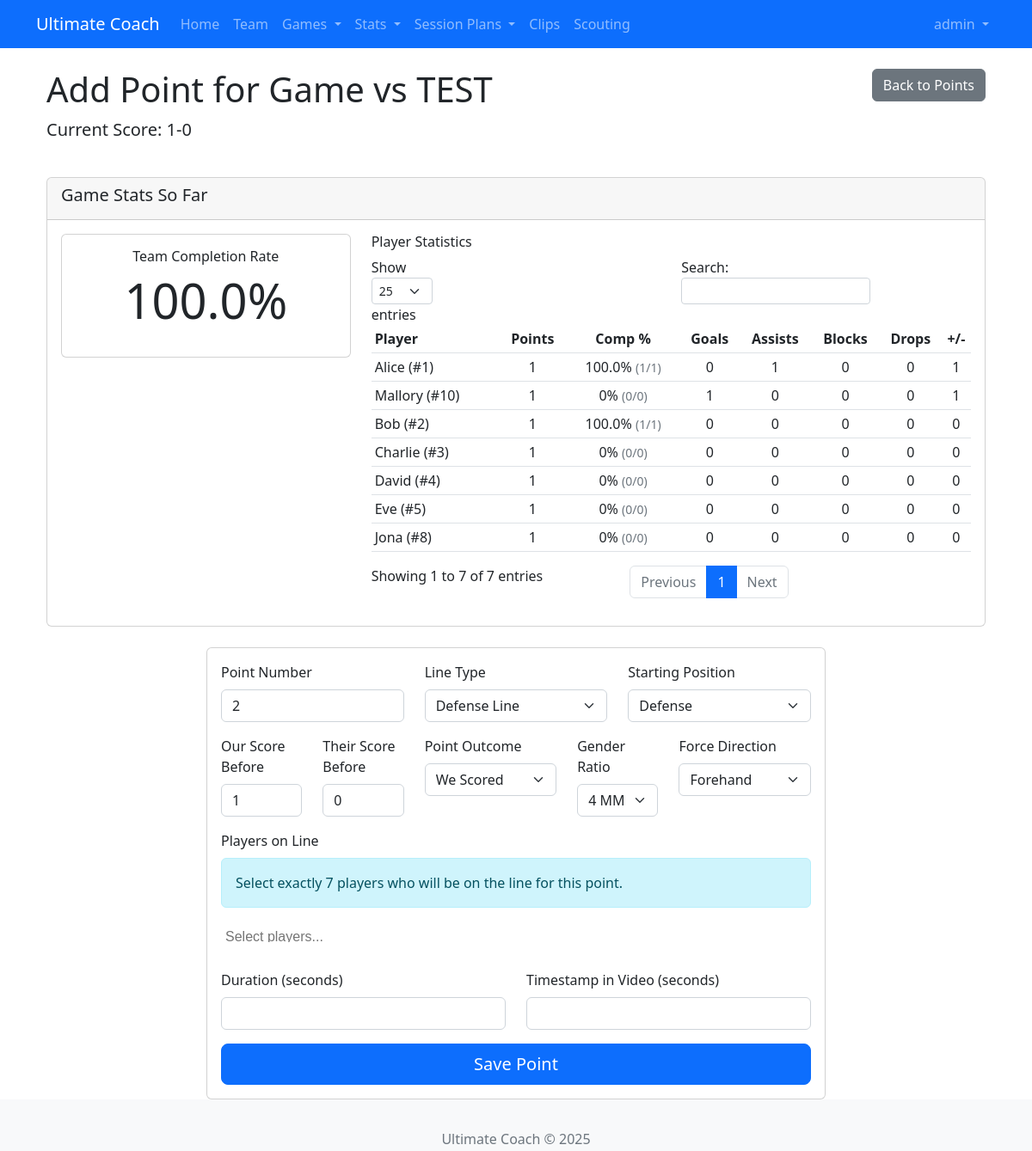
The page /points/add/1 (signed in) on the database its author committed.
### app/models/user.py (models this page shows, shortened)
class User(UserMixin, db.Model):
    id = db.Column(db.Integer, primary_key=True)
    username = db.Column(db.String(64), unique=True, nullable=False)
    email = db.Column(db.String(120), unique=True, nullable=False)
    password_hash = db.Column(db.String(128))
    role = db.Column(db.String(20), default='user')  # Add this line
    is_admin = db.Column(db.Boolean, default=False)
    created_at = db.Column(db.DateTime, default=datetime.utcnow)
    created_drills = db.relationship('SavedDrill', backref='creator', lazy='dynamic')
    player_profile = db.relationship('Player', back_populates='user_account', uselist=False)

### app/models/game.py (models this page shows, shortened)
class Game(db.Model):
    id = db.Column(db.Integer, primary_key=True)
    tournament_id = db.Column(db.Integer, db.ForeignKey('tournament.id'), nullable=True)
    opponent = db.Column(db.String(100), nullable=False)
    our_score = db.Column(db.Integer, default=0)
    their_score = db.Column(db.Integer, default=0)
    date = db.Column(db.Date, nullable=True)
    youtube_link = db.Column(db.String(200), nullable=True)
    notes = db.Column(db.Text, nullable=True)
    created_at = db.Column(db.DateTime, default=datetime.utcnow)
    updated_at = db.Column(db.DateTime, default=datetime.utcnow, onupdate=datetime.utcnow)
    points = db.relationship('Point', backref='game', lazy='dynamic', cascade='all, delete-orphan')
    clips = db.relationship('Clip', backref='game', lazy='dynamic', cascade='all, delete-orphan')

### app/models/player.py (models this page shows, shortened)
class Player(db.Model):
    id = db.Column(db.Integer, primary_key=True)
    name = db.Column(db.String(100), nullable=False)
    jersey_number = db.Column(db.String(10))
    position = db.Column(db.String(20))
    height = db.Column(db.String(20))
    weight = db.Column(db.String(20))
    gender = db.Column(db.String(20))
    gender_match = db.Column(db.String(20))
    birth_date = db.Column(db.Date)
    team = db.Column(db.String(50))
    email = db.Column(db.String(120))
    phone = db.Column(db.String(20))
    line_preference = db.Column(db.String(20))
    active = db.Column(db.Boolean, default=True)
    notes = db.Column(db.Text)
    points_played = db.Column(db.Integer, default=0)
    games_played= db.Column(db.Integer, default=0)
    user_id = db.Column(db.Integer, db.ForeignKey('user.id'), nullable=True)
    user_account = db.relationship('User', back_populates='player_profile')
    lineups = db.relationship('LineUp', backref='player', lazy='dynamic', cascade='all, delete-orphan')
    player_events = db.relationship(
        "Event",
        foreign_keys='Event.player_id',
        back_populates="player",
        lazy='dynamic'
    )
    receiver_events = db.relationship(
        'Event',
        foreign_keys='Event.receiver_id',
        back_populates='receiver',
        lazy='dynamic'
    )
    receptions = db.relationship('Event', foreign_keys='Event.receiver_id', backref='receiver', lazy='dynamic')
    pulls = db.relationship('Pull', backref='player', lazy='dynamic', cascade='all, delete-orphan')
    clip_appearances = db.relationship('ClipPlayer', backref='player', lazy='dynamic', cascade='all, delete-orphan')
    attendances = db.relationship('Attendance', back_populates='player', lazy='dynamic')
    session_rsvps = db.relationship('SessionRSVP', back_populates='player', lazy='dynamic')
    @property
    def receptions(self):
        return self.receiver_events.filter_by(event_type='catch').all()

### app/routes/point.py (the view, shortened to what this page needs)
@bp.route('/add/<int:game_id>', methods=['GET', 'POST'])
@login_required
def add_point(game_id):
    game = Game.query.get_or_404(game_id)
    form = PointForm()
    last_point = Point.query.filter_by(game_id=game_id)\
        .order_by(Point.point_number.desc())\
        .first()
    if request.method == 'GET':
        next_point_number = 1 if not last_point else last_point.point_number + 1
        form.point_number.data = next_point_number
        form.our_score_before.data = game.our_score
        form.their_score_before.data = game.their_score
        form.gender_ratio.data = determine_gender_ratio(next_point_number)
        line_type, starting_position = determine_line_and_position(last_point)
        form.our_line_type.data = line_type
        form.starting_position.data = starting_position
    return render_template('point/point_form.html',
                         form=form,
                         game=game,
                         title='Add Point',
                         completion_rate=calculate_completion_rate(game_id),
                         player_stats=get_player_stats(game_id))

### app/templates/point/point_form.html (shortened to what this page needs)
{% extends "base.html" %}
{% block content %}
<div class="container">
    <div class="row mb-4">
        <div class="col-md-8">
            <h1>{{ title }} for Game vs {{ game.opponent }}</h1>
            <p class="lead">
                Current Score: {{ game.our_score }}-{{ game.their_score }}
            </p>
        </div>
        <div class="col-md-4 text-end">
            <a href="{{ url_for('point.game_points', game_id=game.id) }}" class="btn btn-secondary">Back to Points</a>
        </div>
    </div>
    <div class="row mb-4">
        <div class="col-12">
            <div class="card">
                <div class="card-header">
                    <h5>Game Stats So Far</h5>
                </div>
                <div class="card-body">
                    <div class="row">
                        <div class="col-md-4">
                            <div class="card mb-3">
                                <div class="card-body text-center">
                                    <h6 class="card-title">Team Completion Rate</h6>
                                    <p class="display-4">{{ completion_rate }}%</p>
                                </div>
                            </div>
                        </div>
                        <div class="col-md-8">
                            <h6>Player Statistics</h6>
                            <div class="table-responsive">
                                <table id="player-stats-table" class="table table-sm table-hover">
                                    <thead>
                                        <tr>
                                            <th>Player</th>
                                            <th class="text-center">Points</th>
                                            <th class="text-center">Comp %</th>
                                            <th class="text-center">Goals</th>
                                            <th class="text-center">Assists</th>
                                            <th class="text-center">Blocks</th>
                                            <th class="text-center">Drops</th>
                                            <th class="text-center">+/-</th>
                                        </tr>
                                    </thead>
                                    <tbody>
                                        {% for stat in player_stats %}
                                        <tr>
                                            <td>{{ stat.player_name }} (#{{ stat.jersey_number }})</td>
                                            <td class="text-center">{{ stat.points_played }}</td>
                                            <td class="text-center" data-order="{{ stat.completion_rate }}">
                                                {{ stat.completion_rate }}%
                                                <small class="text-muted">({{ stat.completions }}/{{ stat.throws }})</small>
                                            </td>
                                            <td class="text-center">{{ stat.goals }}</td>
                                            <td class="text-center">{{ stat.assists }}</td>
                                            <td class="text-center">{{ stat.blocks }}</td>
                                            <td class="text-center">{{ stat.drops }}</td>
                                            <td class="text-center">{{ stat.plus_minus }}</td>
                                        </tr>
                                        {% endfor %}
                                    </tbody>
                                </table>
                            </div>
                        </div>
                    </div>
                </div>
            </div>
        </div>
    </div>
    <div class="row">
        <div class="col-md-8 offset-md-2">
            <div class="card">
                <div class="card-body">
                    <form method="post" novalidate>
                        <div class="row mb-3">
                            <div class="col-md-4">
                                {{ form.point_number.label(class="form-label") }}
                                {{ form.point_number(class="form-control") }}
                            </div>
                            <div class="col-md-4">
                                {{ form.our_line_type.label(class="form-label") }}
                                {{ form.our_line_type(class="form-select") }}
                            </div>
                            <div class="col-md-4">
                                {{ form.starting_position.label(class="form-label") }}
                                {{ form.starting_position(class="form-select") }}
                            </div>
                        </div>
                        <div class="row mb-3">
                            <div class="col-md-2">
                                {{ form.our_score_before.label(class="form-label") }}
                                {{ form.our_score_before(class="form-control") }}
                            </div>
                            <div class="col-md-2">
                                {{ form.their_score_before.label(class="form-label") }}
                                {{ form.their_score_before(class="form-control") }}
                            </div>
                            <div class="col-md-3">
                                {{ form.point_outcome.label(class="form-label") }}
                                {{ form.point_outcome(class="form-select") }}
                            </div>
                            <div class="col-md-2">
                                {{ form.gender_ratio.label(class="form-label") }}
                                {{ form.gender_ratio(class="form-select") }}
                            </div>
                            <div class="col-md-3">
                                {{ form.force_direction.label(class="form-label") }}
                                {{ form.force_direction(class="form-select") }}
                            </div>
                        </div>
                        <div class="mb-4">
                            {{ form.players.label(class="form-label") }}
                            <div class="alert alert-info">
                                Select exactly 7 players who will be on the line for this point.
                            </div>
                        </div>
                        <div class="row mb-3">
                            <div class="col-md-6">
                                {{ form.duration.label(class="form-label") }}
                                {{ form.duration(class="form-control") }}
                            </div>
                            <div class="col-md-6">
                                {{ form.timestamp_in_video.label(class="form-label") }}
                                {{ form.timestamp_in_video(class="form-control") }}
                            </div>
                        </div>
                        <div class="d-grid gap-2">
                            {{ form.submit(class="btn btn-primary btn-lg") }}
                        </div>
                    </form>
                </div>
            </div>
        </div>
    </div>
</div>
{% endblock %}
{% block styles %}
<link href="https://cdn.jsdelivr.net/npm/select2@4.1.0-rc.0/dist/css/select2.min.css" rel="stylesheet" />
<link href="https://cdn.jsdelivr.net/npm/select2-bootstrap-5-theme@1.3.0/dist/select2-bootstrap-5-theme.min.css" rel="stylesheet" />
{% endblock %}

### app/templates/base.html (shortened to what this page needs)
<!DOCTYPE html>
<html lang="en">
<head>
    <link rel="stylesheet" href="https://cdn.jsdelivr.net/npm/bootstrap@5.2.3/dist/css/bootstrap.min.css">
    <link rel="stylesheet" href="https://cdn.jsdelivr.net/npm/bootstrap-icons@1.10.5/font/bootstrap-icons.css">
    <link rel="stylesheet" href="{{ url_for('static', filename='css/main.css') }}">
    {% block styles %}{% endblock %}
</head>
<body>
    <nav class="navbar navbar-expand-lg navbar-dark bg-primary">
        <div class="container">
            <a class="navbar-brand" href="{{ url_for('main.index') }}">Ultimate Coach</a>
            <div class="collapse navbar-collapse" id="navbarNav">
                <ul class="navbar-nav me-auto">
                    <li class="nav-item">
                        <a class="nav-link" href="{{ url_for('main.index') }}"
                           data-bs-toggle="tooltip" data-bs-placement="bottom"
                           title="Return to homepage">Home</a>
                    </li>
                    <li class="nav-item">
                        <a class="nav-link" href="{{ url_for('team.index') }}"
                           data-bs-toggle="tooltip" data-bs-placement="bottom"
                           title="Manage team roster">Team</a>
                    </li>
                    <li class="nav-item dropdown">
                        <a class="nav-link dropdown-toggle" href="#" id="gamesDropdown"
                           role="button" data-bs-toggle="dropdown" aria-expanded="false"
                           data-bs-toggle="tooltip" data-bs-placement="bottom"
                           title="Manage games and tournaments">
                            Games
                        </a>
                    </li>
                    <li class="nav-item dropdown">
                        <a class="nav-link dropdown-toggle" href="#" id="statsDropdown"
                           role="button" data-bs-toggle="dropdown" aria-expanded="false"
                           data-bs-toggle="tooltip" data-bs-placement="bottom"
                           title="View comprehensive statistics and analytics">
                            Stats
                        </a>
                    </li>
                    <li class="nav-item dropdown">
                        <a class="nav-link dropdown-toggle" href="#" role="button" data-bs-toggle="dropdown">
                            Session Plans
                        </a>
                    </li>
                    <li class="nav-item">
                        <a class="nav-link" href="{{ url_for('clip.index') }}"
                           data-bs-toggle="tooltip" data-bs-placement="bottom"
                           title="Manage video clips">Clips</a>
                    </li>
                    <li class="nav-item">
                        <a class="nav-link" href="{{ url_for('scouting.index') }}"
                           data-bs-toggle="tooltip" data-bs-placement="bottom"
                           title="View scouting reports">Scouting</a>
                    </li>
                </ul>
                {% if current_user.is_authenticated %}
                <ul class="navbar-nav">
                    <li class="nav-item dropdown">
                        <a class="nav-link dropdown-toggle" href="#" id="userDropdown"
                           role="button" data-bs-toggle="dropdown" aria-expanded="false">
                            {{ current_user.username }}
                        </a>
                    </li>
                </ul>
                {% endif %}
            </div>
        </div>
    </nav>
    <div class="container mt-4">
        {% block content %}{% endblock %}
    </div>
    <footer class="footer mt-5 py-3 bg-light">
        <div class="container text-center">
            <span class="text-muted">Ultimate Coach &copy; 2025</span>
        </div>
    </footer>
</body>
</html>

### rows shown on the page
User: username "admin"
Game: opponent "TEST", our_score "1", their_score "0"
Player: player_name "Alice", jersey_number "1", points_played "1", completion_rate "100.0", completions "1", throws "1", goals "0", assists "1", blocks "0", drops "0", plus_minus "1"
Player: player_name "Mallory", jersey_number "10", points_played "1", completion_rate "0", completions "0", throws "0", goals "1", assists "0", blocks "0", drops "0", plus_minus "1"
Player: player_name "Bob", jersey_number "2", points_played "1", completion_rate "100.0", completions "1", throws "1", goals "0", assists "0", blocks "0", drops "0", plus_minus "0"
Player: player_name "Charlie", jersey_number "3", points_played "1", completion_rate "0", completions "0", throws "0", goals "0", assists "0", blocks "0", drops "0", plus_minus "0"
Player: player_name "David", jersey_number "4", points_played "1", completion_rate "0", completions "0", throws "0", goals "0", assists "0", blocks "0", drops "0", plus_minus "0"
Player: player_name "Eve", jersey_number "5", points_played "1", completion_rate "0", completions "0", throws "0", goals "0", assists "0", blocks "0", drops "0", plus_minus "0"
Player: player_name "Jona", jersey_number "8", points_played "1", completion_rate "0", completions "0", throws "0", goals "0", assists "0", blocks "0", drops "0", plus_minus "0"

### other values the page prints
{{ title }} "Add Point"
{{ completion_rate }} "100.0"
